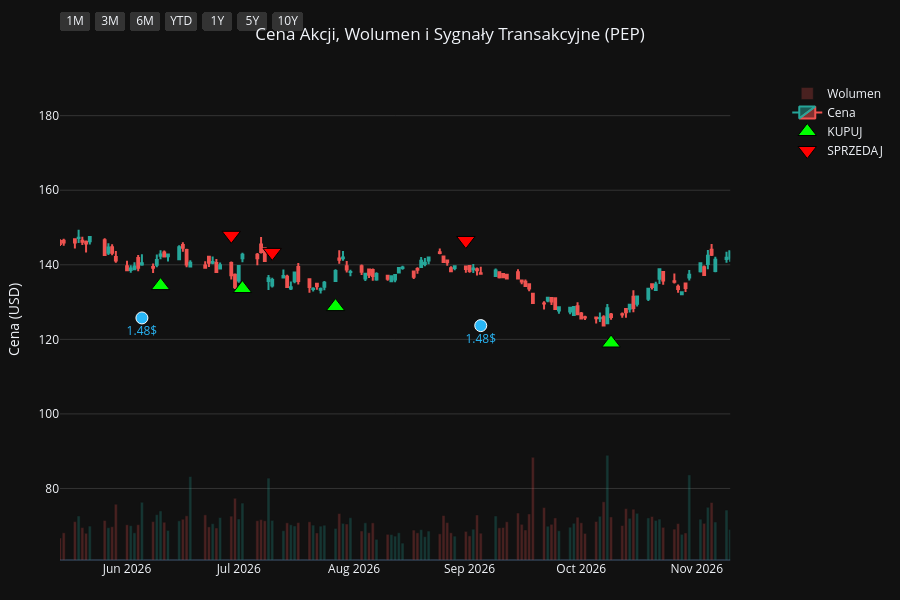
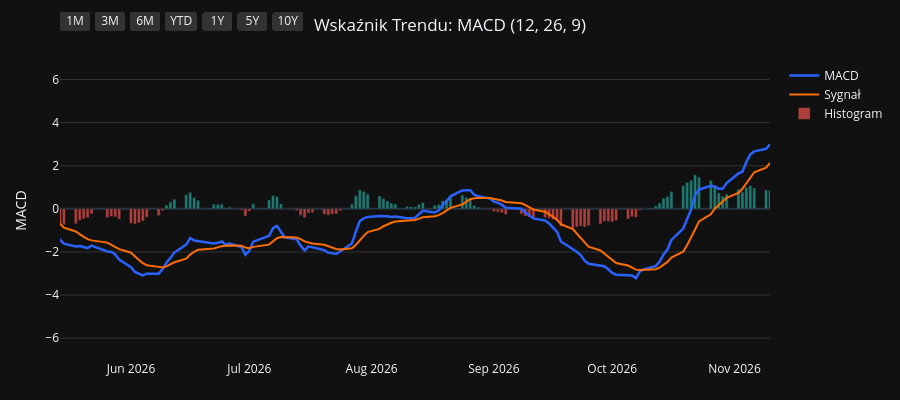
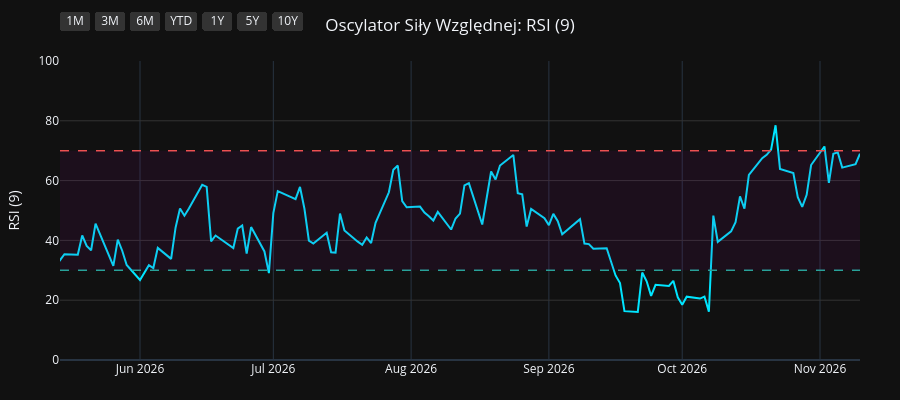
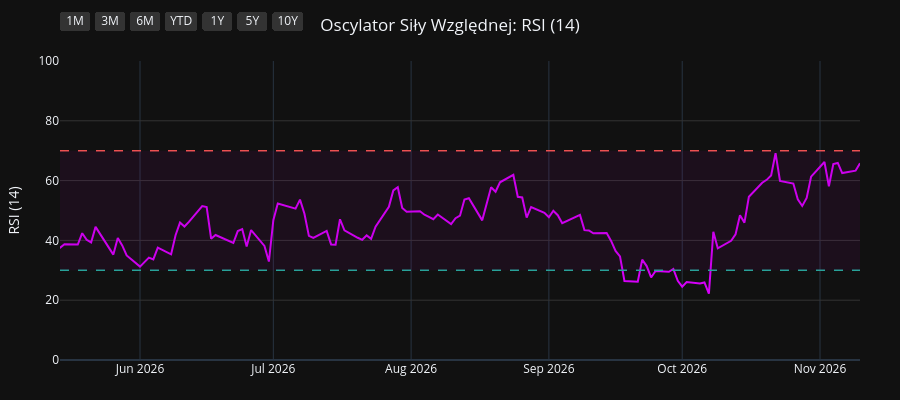

These figures' notebook cell, in order:
### Code cell
import os
import yfinance as yf
import pandas as pd
import pandas_ta as ta
import plotly.graph_objects as go
from plotly.subplots import make_subplots

# 1. Pobranie i przygotowanie danych
symbol = os.environ.get("STOCK_TICKER", "").strip().upper()
if not symbol:
    raise RuntimeError("Set STOCK_TICKER before running price_extractor.ipynb")
df = yf.Ticker(symbol).history(period="10y")
df.index = df.index.tz_localize(None)

# Wskaźniki i sygnały
df.ta.macd(fast=12, slow=26, signal=9, append=True)
df.ta.rsi(length=9, append=True)
df.ta.rsi(length=14, append=True)
df.ta.rsi(length=21, append=True)
df.dropna(inplace=True)

macd = df['MACD_12_26_9']
signal = df['MACDs_12_26_9']
wczorajszy_macd = macd.shift(1)
wczorajszy_signal = signal.shift(1)

df['Decyzja'] = 'BRAK'
df.loc[(macd > signal) & (wczorajszy_macd <= wczorajszy_signal), 'Decyzja'] = 'KUPUJ'
df.loc[(macd < signal) & (wczorajszy_macd >= wczorajszy_signal), 'Decyzja'] = 'SPRZEDAJ'

df_kupuj = df[df['Decyzja'] == 'KUPUJ']
df_sprzedaj = df[df['Decyzja'] == 'SPRZEDAJ']
df_dywidendy = df[df['Dividends'] > 0]
df_splity = df[df['Stock Splits'] > 0]

# Wspólna konfiguracja osi X
konfiguracja_osi_x = dict(
    type="date",
    showspikes=True, spikemode="across", spikesnap="cursor", spikedash="dot", spikecolor="#ffffff", spikethickness=1, hoverformat="%Y-%m-%d",
    rangeselector=dict(
        buttons=list([
            dict(count=1, label="1M", step="month", stepmode="backward"),
            dict(count=3, label="3M", step="month", stepmode="backward"),
            dict(count=6, label="6M", step="month", stepmode="backward"),
            dict(count=1, label="YTD", step="year", stepmode="todate"),
            dict(count=1, label="1Y", step="year", stepmode="backward"),
            dict(count=5, label="5Y", step="year", stepmode="backward"),
            dict(step="all", label="10Y")
        ]),
        bgcolor="#333333", activecolor="#2962ff", x=0, y=1.1
    )
)

# ==========================================
# WYKRES 1: CENA + WOLUMEN + SYGNAŁY
# ==========================================
fig1 = make_subplots(specs=[[{"secondary_y": True}]])

kolory_wolumenu = ['#26a69a' if row['Close'] >= row['Open'] else '#ef5350' for index, row in df.iterrows()]
fig1.add_trace(go.Bar(x=df.index, y=df['Volume'], marker_color=kolory_wolumenu, opacity=0.25, name='Wolumen'), secondary_y=True)
fig1.add_trace(go.Candlestick(x=df.index, open=df['Open'], high=df['High'], low=df['Low'], close=df['Close'], name='Cena', increasing_line_color='#26a69a', decreasing_line_color='#ef5350'), secondary_y=False)
fig1.add_trace(go.Scatter(x=df_kupuj.index, y=df_kupuj['Low'] * 0.95, customdata=df_kupuj[['Low', 'High']], mode='markers', marker=dict(symbol='triangle-up', size=16, color='#00ff00', line=dict(width=1, color='black')), name='KUPUJ', hovertemplate='KUPUJ<br>Najniższa: %{customdata[0]:.2f}<br>Najwyższa: %{customdata[1]:.2f}<extra></extra>'), secondary_y=False)
fig1.add_trace(go.Scatter(x=df_sprzedaj.index, y=df_sprzedaj['High'] * 1.05, customdata=df_sprzedaj[['Low', 'High']], mode='markers', marker=dict(symbol='triangle-down', size=16, color='#ff0000', line=dict(width=1, color='black')), name='SPRZEDAJ', hovertemplate='SPRZEDAJ<br>Najniższa: %{customdata[0]:.2f}<br>Najwyższa: %{customdata[1]:.2f}<extra></extra>'), secondary_y=False)

if not df_dywidendy.empty:
    fig1.add_trace(go.Scatter(x=df_dywidendy.index, y=df_dywidendy['Low'] * 0.90, mode='markers+text', marker=dict(symbol='circle', size=12, color='#29b6f6', line=dict(width=1, color='white')), text=df_dywidendy['Dividends'].apply(lambda x: f"{x}$"), textposition="bottom center", name='Dywidenda', showlegend=False, hovertemplate='Dywidenda: %{text}<extra></extra>', textfont=dict(color="#29b6f6")), secondary_y=False)
if not df_splity.empty:
                    fig1.add_trace(go.Scatter(x=df_splity.index, y=df_splity['High'], mode='markers+text', marker=dict(symbol='star', size=16, color='#ffee58', line=dict(width=1, color='black')), text=df_splity['Stock Splits'].apply(lambda x: f"{x:g}:1" if x >= 1 else f"1:{1 / x:g}"), textposition="top center", name='Split', hovertemplate='%{text}<extra></extra>', textfont=dict(color="#ffee58")), secondary_y=False)

fig1.update_layout(title=dict(text=f"Cena Akcji, Wolumen i Sygnały Transakcyjne ({symbol})", x=0.5, xanchor='center'), dragmode='pan', xaxis_rangeslider_visible=False, template='plotly_dark', height=600, hovermode='x unified', margin=dict(l=60, r=40, t=60, b=40))
fig1.update_xaxes(**konfiguracja_osi_x)
fig1.update_xaxes(range=[df.index.max() - pd.Timedelta(days=180), df.index.max()])
fig1.update_yaxes(title_text="Cena (USD)", secondary_y=False, gridcolor='#333333')
fig1.update_yaxes(range=[0, df['Volume'].max() * 4], showgrid=False, showticklabels=False, secondary_y=True)
fig1.show(config={'scrollZoom': True})

# ==========================================
# WYKRES 2: WSKAŹNIK MACD
# ==========================================
fig2 = go.Figure()
fig2.add_trace(go.Scatter(x=df.index, y=df['MACD_12_26_9'], line=dict(color='#2962ff', width=2.5), name='MACD'))
fig2.add_trace(go.Scatter(x=df.index, y=df['MACDs_12_26_9'], line=dict(color='#ff6d00', width=2), name='Sygnał'))
kolory_macd = ['#26a69a' if val >= 0 else '#ef5350' for val in df['MACDh_12_26_9']]
fig2.add_trace(go.Bar(x=df.index, y=df['MACDh_12_26_9'], marker_color=kolory_macd, name='Histogram', opacity=0.7))
fig2.update_layout(title=dict(text="Wskaźnik Trendu: MACD (12, 26, 9)", x=0.5, xanchor='center'), dragmode='pan', xaxis_rangeslider_visible=False, template='plotly_dark', height=400, hovermode='x unified', margin=dict(l=60, r=40, t=60, b=40))
fig2.update_xaxes(**konfiguracja_osi_x)
fig2.update_xaxes(range=[df.index.max() - pd.Timedelta(days=180), df.index.max()])
fig2.update_yaxes(title_text="MACD", gridcolor='#333333')
fig2.show(config={'scrollZoom': True})

# ==========================================
# WYKRES 3: OSCYLATOR RSI (9)
# ==========================================
fig3 = go.Figure()
fig3.add_trace(go.Scatter(x=df.index, y=df['RSI_9'], line=dict(color='#00e5ff', width=2), name='RSI (9)'))
fig3.add_hline(y=70, line_dash="dash", line_color="#ef5350", line_width=1.5)
fig3.add_hline(y=30, line_dash="dash", line_color="#26a69a", line_width=1.5)
fig3.add_hrect(y0=30, y1=70, line_width=0, fillcolor="purple", opacity=0.1)
fig3.update_layout(title=dict(text="Oscylator Siły Względnej: RSI (9)", x=0.5, xanchor='center'), dragmode='pan', xaxis_rangeslider_visible=False, template='plotly_dark', height=400, hovermode='x unified', margin=dict(l=60, r=40, t=60, b=40))
fig3.update_xaxes(**konfiguracja_osi_x)
fig3.update_xaxes(range=[df.index.max() - pd.Timedelta(days=180), df.index.max()])
fig3.update_yaxes(title_text="RSI (9)", range=[0, 100], gridcolor='#333333')
fig3.show(config={'scrollZoom': True})

# ==========================================
# WYKRES 4: OSCYLATOR RSI (14)
# ==========================================
fig4 = go.Figure()
fig4.add_trace(go.Scatter(x=df.index, y=df['RSI_14'], line=dict(color='#d500f9', width=2), name='RSI (14)'))
fig4.add_hline(y=70, line_dash="dash", line_color="#ef5350", line_width=1.5)
fig4.add_hline(y=30, line_dash="dash", line_color="#26a69a", line_width=1.5)
fig4.add_hrect(y0=30, y1=70, line_width=0, fillcolor="purple", opacity=0.1)
fig4.update_layout(title=dict(text="Oscylator Siły Względnej: RSI (14)", x=0.5, xanchor='center'), dragmode='pan', xaxis_rangeslider_visible=False, template='plotly_dark', height=400, hovermode='x unified', margin=dict(l=60, r=40, t=60, b=40))
fig4.update_xaxes(**konfiguracja_osi_x)
fig4.update_xaxes(range=[df.index.max() - pd.Timedelta(days=180), df.index.max()])
fig4.update_yaxes(title_text="RSI (14)", range=[0, 100], gridcolor='#333333')
fig4.show(config={'scrollZoom': True})

# ==========================================
# WYKRES 5: OSCYLATOR RSI (21)
# ==========================================
fig5 = go.Figure()
fig5.add_trace(go.Scatter(x=df.index, y=df['RSI_21'], line=dict(color='#64dd17', width=2), name='RSI (21)'))
fig5.add_hline(y=70, line_dash="dash", line_color="#ef5350", line_width=1.5)
fig5.add_hline(y=30, line_dash="dash", line_color="#26a69a", line_width=1.5)
fig5.add_hrect(y0=30, y1=70, line_width=0, fillcolor="purple", opacity=0.1)
fig5.update_layout(title=dict(text="Oscylator Siły Względnej: RSI (21)", x=0.5, xanchor='center'), dragmode='pan', xaxis_rangeslider_visible=False, template='plotly_dark', height=400, hovermode='x unified', margin=dict(l=60, r=40, t=60, b=40))
fig5.update_xaxes(**konfiguracja_osi_x)
fig5.update_xaxes(range=[df.index.max() - pd.Timedelta(days=180), df.index.max()])
fig5.update_yaxes(title_text="RSI (21)", range=[0, 100], gridcolor='#333333')
fig5.show(config={'scrollZoom': True})

### Figure 1 — Plotly figure (JSON) as saved in the notebook; plotly's stock layout.template omitted (floating-point values rounded to 4 significant figures; data arrays with more than 128 entries replaced by an {"elided": "..."} marker saying what was removed)
{"data": [{"marker": {"color": {"elided": "2479 str values"}}, "name": "Wolumen", "opacity": 0.25, "type": "bar", "x": {"elided": "2479 str values"}, "xaxis": "x", "y": {"elided": "2479 int values"}, "yaxis": "y2"}, {"close": {"elided": "2479 float values"}, "decreasing": {"line": {"color": "#ef5350"}}, "high": {"elided": "2479 float values"}, "increasing": {"line": {"color": "#26a69a"}}, "low": {"elided": "2479 float values"}, "name": "Cena", "open": {"elided": "2479 float values"}, "type": "candlestick", "x": {"elided": "2479 str values"}, "xaxis": "x", "yaxis": "y"}, {"customdata": {"elided": "96x2 float values"}, "hovertemplate": "KUPUJ<br>Najniższa: %{customdata[0]:.2f}<br>Najwyższa: %{customdata[1]:.2f}<extra></extra>", "marker": {"color": "#00ff00", "line": {"color": "black", "width": 1}, "size": 16, "symbol": "triangle-up"}, "mode": "markers", "name": "KUPUJ", "type": "scatter", "x": ["2017-01-25T00:00:00", "2017-02-02T00:00:00", "2017-03-21T00:00:00", "2017-04-18T00:00:00", "2017-04-24T00:00:00", "2017-05-17T00:00:00", "2017-07-20T00:00:00", "2017-09-07T00:00:00", "2017-10-11T00:00:00", "2017-11-08T00:00:00", "2017-12-15T00:00:00", "2018-01-19T00:00:00", "2018-02-28T00:00:00", "2018-04-04T00:00:00", "2018-05-16T00:00:00", "2018-07-10T00:00:00", "2018-09-07T00:00:00", "2018-10-18T00:00:00", "2018-11-30T00:00:00", "2019-01-08T00:00:00", "2019-01-15T00:00:00", "2019-03-20T00:00:00", "2019-04-17T00:00:00", "2019-05-16T00:00:00", "2019-06-06T00:00:00", "2019-06-20T00:00:00", "2019-08-13T00:00:00", "2019-10-04T00:00:00", "2019-11-20T00:00:00", "2020-01-15T00:00:00", "2020-03-27T00:00:00", "2020-05-15T00:00:00", "2020-06-05T00:00:00", "2020-06-18T00:00:00", "2020-07-01T00:00:00", "2020-08-28T00:00:00", "2020-09-29T00:00:00", "2020-11-10T00:00:00", "2020-12-30T00:00:00", "2021-02-05T00:00:00", "2021-03-05T00:00:00", "2021-04-20T00:00:00", "2021-05-24T00:00:00", "2021-06-03T00:00:00", "2021-06-15T00:00:00", "2021-07-01T00:00:00", "2021-08-19T00:00:00", "2021-09-03T00:00:00", "2021-10-07T00:00:00", "2021-12-06T00:00:00", "2022-03-17T00:00:00", "2022-04-28T00:00:00", "2022-05-17T00:00:00", "2022-05-27T00:00:00", "2022-06-23T00:00:00", "2022-07-27T00:00:00", "2022-08-12T00:00:00", "2022-10-12T00:00:00", "2022-11-10T00:00:00", "2022-11-21T00:00:00", "2023-02-02T00:00:00", "2023-03-15T00:00:00", "2023-04-25T00:00:00", "2023-06-15T00:00:00", "2023-07-13T00:00:00", "2023-08-29T00:00:00", "2023-09-08T00:00:00", "2023-10-19T00:00:00", "2023-12-13T00:00:00", "2023-12-28T00:00:00", "2024-01-29T00:00:00", "2024-03-14T00:00:00", "2024-04-19T00:00:00", "2024-06-24T00:00:00", "2024-07-11T00:00:00", "2024-08-20T00:00:00", "2024-09-04T00:00:00", "2024-10-10T00:00:00", "2024-11-25T00:00:00", "2025-01-17T00:00:00", "2025-02-20T00:00:00", "2025-04-01T00:00:00", "2025-05-15T00:00:00", "2025-06-27T00:00:00", "2025-08-12T00:00:00", "2025-10-02T00:00:00", "2025-10-09T00:00:00", "2025-11-17T00:00:00", "2025-12-10T00:00:00", "2026-01-14T00:00:00", "2026-04-01T00:00:00", "2026-04-28T00:00:00", "2026-06-10T00:00:00", "2026-07-02T00:00:00", "2026-07-27T00:00:00", "2026-10-09T00:00:00"], "xaxis": "x", "y": [73.4, 72.52, 78.8, 80.16, 80.52, 80.11, 81.93, 83.42, 79.39, 79.2, 85.49, 85.62, 79.16, 77.97, 70.2, 80.48, 82.5, 79.57, 87.39, 81.59, 79.59, 88.22, 93.09, 96.79, 98.86, 101.0, 96.88, 104.9, 101.7, 105.0, 91.21, 102.6, 101.9, 101.8, 102.8, 106.9, 107.6, 106.9, 116.2, 110.4, 102.9, 114.6, 117.1, 117.3, 118.8, 118.7, 125.0, 125.9, 125.6, 134.8, 130.4, 142.3, 141.3, 139.3, 134.5, 139.4, 144.6, 138.3, 148.2, 151.1, 140.7, 145.6, 156.6, 155.4, 155.1, 151.5, 149.7, 136.7, 144.4, 144.9, 143.8, 142.1, 148.7, 145.8, 137.9, 150.5, 153.8, 150.5, 142.4, 130.5, 128.5, 133.0, 115.2, 115.8, 130.9, 129.1, 126.5, 132.6, 135.5, 132.0, 142.6, 144.5, 134.4, 133.6, 128.8, 119.0], "yaxis": "y"}, {"customdata": {"elided": "95x2 float values"}, "hovertemplate": "SPRZEDAJ<br>Najniższa: %{customdata[0]:.2f}<br>Najwyższa: %{customdata[1]:.2f}<extra></extra>", "marker": {"color": "#ff0000", "line": {"color": "black", "width": 1}, "size": 16, "symbol": "triangle-down"}, "mode": "markers", "name": "SPRZEDAJ", "type": "scatter", "x": ["2017-02-01T00:00:00", "2017-03-08T00:00:00", "2017-03-27T00:00:00", "2017-04-21T00:00:00", "2017-04-26T00:00:00", "2017-06-09T00:00:00", "2017-08-24T00:00:00", "2017-09-08T00:00:00", "2017-10-27T00:00:00", "2017-12-13T00:00:00", "2017-12-18T00:00:00", "2018-01-31T00:00:00", "2018-03-22T00:00:00", "2018-04-19T00:00:00", "2018-07-09T00:00:00", "2018-07-26T00:00:00", "2018-09-25T00:00:00", "2018-11-21T00:00:00", "2018-12-06T00:00:00", "2019-01-09T00:00:00", "2019-03-08T00:00:00", "2019-04-05T00:00:00", "2019-05-02T00:00:00", "2019-05-23T00:00:00", "2019-06-19T00:00:00", "2019-06-25T00:00:00", "2019-09-16T00:00:00", "2019-10-11T00:00:00", "2019-12-26T00:00:00", "2020-02-19T00:00:00", "2020-04-30T00:00:00", "2020-05-19T00:00:00", "2020-06-11T00:00:00", "2020-06-22T00:00:00", "2020-08-05T00:00:00", "2020-09-08T00:00:00", "2020-10-22T00:00:00", "2020-12-10T00:00:00", "2021-01-04T00:00:00", "2021-02-11T00:00:00", "2021-04-14T00:00:00", "2021-04-26T00:00:00", "2021-05-27T00:00:00", "2021-06-08T00:00:00", "2021-06-16T00:00:00", "2021-08-02T00:00:00", "2021-08-24T00:00:00", "2021-09-07T00:00:00", "2021-11-11T00:00:00", "2022-01-07T00:00:00", "2022-04-26T00:00:00", "2022-04-29T00:00:00", "2022-05-18T00:00:00", "2022-06-01T00:00:00", "2022-07-20T00:00:00", "2022-08-09T00:00:00", "2022-08-23T00:00:00", "2022-11-09T00:00:00", "2022-11-11T00:00:00", "2022-12-06T00:00:00", "2023-03-01T00:00:00", "2023-04-21T00:00:00", "2023-05-16T00:00:00", "2023-07-11T00:00:00", "2023-08-01T00:00:00", "2023-09-05T00:00:00", "2023-09-25T00:00:00", "2023-12-08T00:00:00", "2023-12-15T00:00:00", "2024-01-09T00:00:00", "2024-02-14T00:00:00", "2024-04-04T00:00:00", "2024-05-23T00:00:00", "2024-07-01T00:00:00", "2024-08-12T00:00:00", "2024-08-28T00:00:00", "2024-09-17T00:00:00", "2024-10-25T00:00:00", "2024-12-16T00:00:00", "2025-02-06T00:00:00", "2025-03-12T00:00:00", "2025-04-04T00:00:00", "2025-06-26T00:00:00", "2025-07-31T00:00:00", "2025-08-25T00:00:00", "2025-10-06T00:00:00", "2025-10-29T00:00:00", "2025-12-09T00:00:00", "2025-12-22T00:00:00", "2026-02-19T00:00:00", "2026-04-27T00:00:00", "2026-05-08T00:00:00", "2026-06-29T00:00:00", "2026-07-10T00:00:00", "2026-08-31T00:00:00"], "xaxis": "x", "y": [80.53, 85.42, 87.73, 88.91, 88.88, 91.36, 92.28, 92.27, 87.81, 94.3, 95.52, 96.32, 88.13, 85.94, 88.64, 94.8, 92.19, 95.58, 96.74, 91.38, 96.6, 101.1, 106.0, 108.8, 111.6, 112.6, 115.0, 116.9, 116.6, 124.3, 113.8, 115.1, 116.4, 113.4, 118.9, 120.2, 121.6, 127.8, 129.1, 120.7, 125.6, 128.3, 131.0, 131.1, 132.4, 139.3, 139.9, 140.0, 146.4, 157.0, 158.7, 160.5, 157.3, 152.3, 155.4, 159.6, 163.0, 166.1, 166.6, 170.1, 159.2, 173.2, 180.7, 172.8, 176.5, 165.7, 165.3, 158.7, 160.0, 159.4, 160.1, 164.3, 174.0, 160.1, 166.7, 169.5, 173.0, 169.1, 155.6, 143.9, 147.8, 153.1, 129.1, 141.5, 148.7, 143.1, 150.0, 150.4, 151.8, 168.2, 161.0, 161.7, 147.9, 143.3, 146.5], "yaxis": "y"}, {"hovertemplate": "Dywidenda: %{text}<extra></extra>", "marker": {"color": "#29b6f6", "line": {"color": "white", "width": 1}, "size": 12, "symbol": "circle"}, "mode": "markers+text", "name": "Dywidenda", "showlegend": false, "text": ["0.753$", "0.805$", "0.805$", "0.805$", "0.805$", "0.928$", "0.928$", "0.928$", "0.928$", "0.955$", "0.955$", "0.955$", "0.955$", "1.023$", "1.023$", "1.023$", "1.023$", "1.075$", "1.075$", "1.075$", "1.075$", "1.15$", "1.15$", "1.15$", "1.15$", "1.265$", "1.265$", "1.265$", "1.265$", "1.355$", "1.355$", "1.355$", "1.355$", "1.423$", "1.423$", "1.423$", "1.423$", "1.48$", "1.48$"], "textfont": {"color": "#29b6f6"}, "textposition": "bottom center", "type": "scatter", "x": ["2017-03-01T00:00:00", "2017-05-31T00:00:00", "2017-08-30T00:00:00", "2017-11-30T00:00:00", "2018-03-01T00:00:00", "2018-05-31T00:00:00", "2018-09-06T00:00:00", "2018-12-06T00:00:00", "2019-02-28T00:00:00", "2019-06-06T00:00:00", "2019-09-05T00:00:00", "2019-12-05T00:00:00", "2020-03-05T00:00:00", "2020-06-04T00:00:00", "2020-09-03T00:00:00", "2020-12-03T00:00:00", "2021-03-04T00:00:00", "2021-06-03T00:00:00", "2021-09-02T00:00:00", "2021-12-02T00:00:00", "2022-03-03T00:00:00", "2022-06-02T00:00:00", "2022-09-01T00:00:00", "2022-12-01T00:00:00", "2023-03-02T00:00:00", "2023-06-01T00:00:00", "2023-08-31T00:00:00", "2023-11-30T00:00:00", "2024-02-29T00:00:00", "2024-06-07T00:00:00", "2024-09-06T00:00:00", "2024-12-06T00:00:00", "2025-03-07T00:00:00", "2025-06-06T00:00:00", "2025-09-05T00:00:00", "2025-12-05T00:00:00", "2026-03-06T00:00:00", "2026-06-05T00:00:00", "2026-09-04T00:00:00"], "xaxis": "x", "y": [73.11, 78.81, 78.03, 79.37, 73.87, 69.28, 78.11, 80.6, 81.34, 93.66, 97.91, 98.4, 100.1, 96.07, 102.7, 107.1, 96.83, 111.1, 119.3, 123.1, 126.3, 127.0, 133.8, 145.7, 135.2, 145.0, 143.6, 134.1, 135.2, 141.1, 147.4, 132.4, 129.4, 110.8, 125.7, 126.2, 137.5, 125.7, 123.7], "yaxis": "y"}], "layout": {"dragmode": "pan", "height": 600, "hovermode": "x unified", "margin": {"b": 40, "l": 60, "r": 40, "t": 60}, "title": {"text": "Cena Akcji, Wolumen i Sygnały Transakcyjne (PEP)", "x": 0.5, "xanchor": "center"}, "xaxis": {"anchor": "y", "domain": [0.0, 0.94], "hoverformat": "%Y-%m-%d", "range": ["2026-05-14T00:00:00", "2026-11-10T00:00:00"], "rangeselector": {"activecolor": "#2962ff", "bgcolor": "#333333", "buttons": [{"count": 1, "label": "1M", "step": "month", "stepmode": "backward"}, {"count": 3, "label": "3M", "step": "month", "stepmode": "backward"}, {"count": 6, "label": "6M", "step": "month", "stepmode": "backward"}, {"count": 1, "label": "YTD", "step": "year", "stepmode": "todate"}, {"count": 1, "label": "1Y", "step": "year", "stepmode": "backward"}, {"count": 5, "label": "5Y", "step": "year", "stepmode": "backward"}, {"label": "10Y", "step": "all"}], "x": 0, "y": 1.1}, "rangeslider": {"visible": false}, "showspikes": true, "spikecolor": "#ffffff", "spikedash": "dot", "spikemode": "across", "spikesnap": "cursor", "spikethickness": 1, "type": "date"}, "yaxis": {"anchor": "x", "domain": [0.0, 1.0], "gridcolor": "#333333", "title": {"text": "Cena (USD)"}}, "yaxis2": {"anchor": "x", "overlaying": "y", "range": [0, 110238800], "showgrid": false, "showticklabels": false, "side": "right"}}}

### Figure 2 — Plotly figure (JSON) as saved in the notebook; plotly's stock layout.template omitted (floating-point values rounded to 4 significant figures; data arrays with more than 128 entries replaced by an {"elided": "..."} marker saying what was removed)
{"data": [{"line": {"color": "#2962ff", "width": 2.5}, "name": "MACD", "type": "scatter", "x": {"elided": "2479 str values"}, "y": {"elided": "2479 float values"}}, {"line": {"color": "#ff6d00", "width": 2}, "name": "Sygnał", "type": "scatter", "x": {"elided": "2479 str values"}, "y": {"elided": "2479 float values"}}, {"marker": {"color": {"elided": "2479 str values"}}, "name": "Histogram", "opacity": 0.7, "type": "bar", "x": {"elided": "2479 str values"}, "y": {"elided": "2479 float values"}}], "layout": {"dragmode": "pan", "height": 400, "hovermode": "x unified", "margin": {"b": 40, "l": 60, "r": 40, "t": 60}, "title": {"text": "Wskaźnik Trendu: MACD (12, 26, 9)", "x": 0.5, "xanchor": "center"}, "xaxis": {"hoverformat": "%Y-%m-%d", "range": ["2026-05-14T00:00:00", "2026-11-10T00:00:00"], "rangeselector": {"activecolor": "#2962ff", "bgcolor": "#333333", "buttons": [{"count": 1, "label": "1M", "step": "month", "stepmode": "backward"}, {"count": 3, "label": "3M", "step": "month", "stepmode": "backward"}, {"count": 6, "label": "6M", "step": "month", "stepmode": "backward"}, {"count": 1, "label": "YTD", "step": "year", "stepmode": "todate"}, {"count": 1, "label": "1Y", "step": "year", "stepmode": "backward"}, {"count": 5, "label": "5Y", "step": "year", "stepmode": "backward"}, {"label": "10Y", "step": "all"}], "x": 0, "y": 1.1}, "rangeslider": {"visible": false}, "showspikes": true, "spikecolor": "#ffffff", "spikedash": "dot", "spikemode": "across", "spikesnap": "cursor", "spikethickness": 1, "type": "date"}, "yaxis": {"gridcolor": "#333333", "title": {"text": "MACD"}}}}

### Figure 3 — Plotly figure (JSON) as saved in the notebook; plotly's stock layout.template omitted (floating-point values rounded to 4 significant figures; data arrays with more than 128 entries replaced by an {"elided": "..."} marker saying what was removed)
{"data": [{"line": {"color": "#00e5ff", "width": 2}, "name": "RSI (9)", "type": "scatter", "x": {"elided": "2479 str values"}, "y": {"elided": "2479 float values"}}], "layout": {"dragmode": "pan", "height": 400, "hovermode": "x unified", "margin": {"b": 40, "l": 60, "r": 40, "t": 60}, "shapes": [{"line": {"color": "#ef5350", "dash": "dash", "width": 1.5}, "type": "line", "x0": 0, "x1": 1, "xref": "x domain", "y0": 70, "y1": 70, "yref": "y"}, {"line": {"color": "#26a69a", "dash": "dash", "width": 1.5}, "type": "line", "x0": 0, "x1": 1, "xref": "x domain", "y0": 30, "y1": 30, "yref": "y"}, {"fillcolor": "purple", "line": {"width": 0}, "opacity": 0.1, "type": "rect", "x0": 0, "x1": 1, "xref": "x domain", "y0": 30, "y1": 70, "yref": "y"}], "title": {"text": "Oscylator Siły Względnej: RSI (9)", "x": 0.5, "xanchor": "center"}, "xaxis": {"hoverformat": "%Y-%m-%d", "range": ["2026-05-14T00:00:00", "2026-11-10T00:00:00"], "rangeselector": {"activecolor": "#2962ff", "bgcolor": "#333333", "buttons": [{"count": 1, "label": "1M", "step": "month", "stepmode": "backward"}, {"count": 3, "label": "3M", "step": "month", "stepmode": "backward"}, {"count": 6, "label": "6M", "step": "month", "stepmode": "backward"}, {"count": 1, "label": "YTD", "step": "year", "stepmode": "todate"}, {"count": 1, "label": "1Y", "step": "year", "stepmode": "backward"}, {"count": 5, "label": "5Y", "step": "year", "stepmode": "backward"}, {"label": "10Y", "step": "all"}], "x": 0, "y": 1.1}, "rangeslider": {"visible": false}, "showspikes": true, "spikecolor": "#ffffff", "spikedash": "dot", "spikemode": "across", "spikesnap": "cursor", "spikethickness": 1, "type": "date"}, "yaxis": {"gridcolor": "#333333", "range": [0, 100], "title": {"text": "RSI (9)"}}}}

### Figure 4 — Plotly figure (JSON) as saved in the notebook; plotly's stock layout.template omitted (floating-point values rounded to 4 significant figures; data arrays with more than 128 entries replaced by an {"elided": "..."} marker saying what was removed)
{"data": [{"line": {"color": "#d500f9", "width": 2}, "name": "RSI (14)", "type": "scatter", "x": {"elided": "2479 str values"}, "y": {"elided": "2479 float values"}}], "layout": {"dragmode": "pan", "height": 400, "hovermode": "x unified", "margin": {"b": 40, "l": 60, "r": 40, "t": 60}, "shapes": [{"line": {"color": "#ef5350", "dash": "dash", "width": 1.5}, "type": "line", "x0": 0, "x1": 1, "xref": "x domain", "y0": 70, "y1": 70, "yref": "y"}, {"line": {"color": "#26a69a", "dash": "dash", "width": 1.5}, "type": "line", "x0": 0, "x1": 1, "xref": "x domain", "y0": 30, "y1": 30, "yref": "y"}, {"fillcolor": "purple", "line": {"width": 0}, "opacity": 0.1, "type": "rect", "x0": 0, "x1": 1, "xref": "x domain", "y0": 30, "y1": 70, "yref": "y"}], "title": {"text": "Oscylator Siły Względnej: RSI (14)", "x": 0.5, "xanchor": "center"}, "xaxis": {"hoverformat": "%Y-%m-%d", "range": ["2026-05-14T00:00:00", "2026-11-10T00:00:00"], "rangeselector": {"activecolor": "#2962ff", "bgcolor": "#333333", "buttons": [{"count": 1, "label": "1M", "step": "month", "stepmode": "backward"}, {"count": 3, "label": "3M", "step": "month", "stepmode": "backward"}, {"count": 6, "label": "6M", "step": "month", "stepmode": "backward"}, {"count": 1, "label": "YTD", "step": "year", "stepmode": "todate"}, {"count": 1, "label": "1Y", "step": "year", "stepmode": "backward"}, {"count": 5, "label": "5Y", "step": "year", "stepmode": "backward"}, {"label": "10Y", "step": "all"}], "x": 0, "y": 1.1}, "rangeslider": {"visible": false}, "showspikes": true, "spikecolor": "#ffffff", "spikedash": "dot", "spikemode": "across", "spikesnap": "cursor", "spikethickness": 1, "type": "date"}, "yaxis": {"gridcolor": "#333333", "range": [0, 100], "title": {"text": "RSI (14)"}}}}
